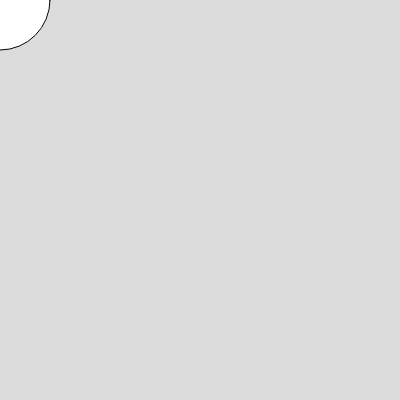
Frame 1 (no input)
Frame 60 (no input): identical to frame 1, image omitted
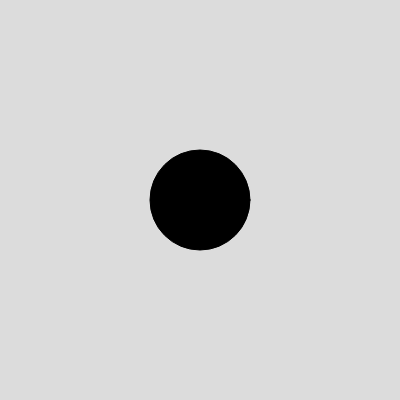
Frame 120 (the mouse pressed at the canvas centre since frame 60)

The p5.js sketch that drew these frames (run headless with seeded random() and noise() and a simulated clock; from frame 60 on, the mouse is pressed at the canvas centre):

// p5.js sketch
// ── sketch.js
function setup() {
  createCanvas(400, 400);
}
function draw() {
  background(220);
  //when mouse button is pressed, circles turn black
if (mouseIsPressed === true) {
    fill(0);
  } else {
    fill(255);
  }

 //white circles drawn at mouse position
  circle(mouseX, mouseY, 100);
}
